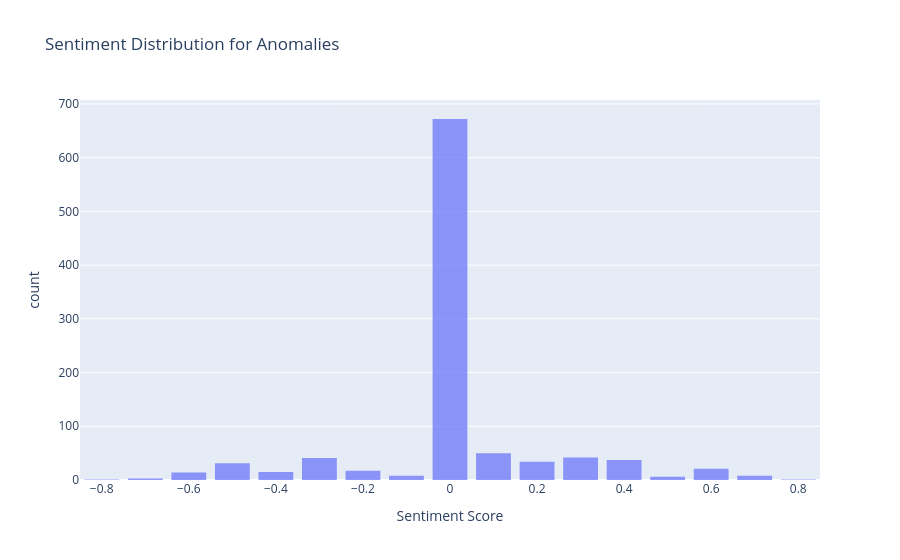

Notebook code for this chart:
### Code cell
fig = px.histogram(
    anomalies_df, 
    x="compound",  # Change to "pos", "neg", or "neu" if needed
    nbins=30, 
    title="Sentiment Distribution for Anomalies",
    labels={"compound": "Sentiment Score"},
    opacity=0.7
)

fig.update_layout(bargap=0.2, hovermode="x")


fig.show()

### Figure 1 — Plotly figure (JSON) as saved in the notebook; plotly's stock layout.template omitted (floating-point values rounded to 4 significant figures; data arrays with more than 128 entries replaced by an {"elided": "..."} marker saying what was removed)
{"data": [{"alignmentgroup": "True", "bingroup": "x", "hovertemplate": "Sentiment Score=%{x}<br>count=%{y}<extra></extra>", "legendgroup": "", "marker": {"color": "#636efa", "opacity": 0.7, "pattern": {"shape": ""}}, "name": "", "nbinsx": 30, "offsetgroup": "", "orientation": "v", "showlegend": false, "type": "histogram", "x": {"elided": "1001 float values"}, "xaxis": "x", "yaxis": "y"}], "layout": {"autosize": true, "bargap": 0.2, "barmode": "relative", "hovermode": "x", "legend": {"tracegroupgap": 0}, "title": {"text": "Sentiment Distribution for Anomalies"}, "xaxis": {"anchor": "y", "autorange": true, "domain": [0, 1], "range": [-0.85, 0.85], "title": {"text": "Sentiment Score"}, "type": "linear"}, "yaxis": {"anchor": "x", "autorange": true, "domain": [0, 1], "range": [0, 707.4], "title": {"text": "count"}}}}
